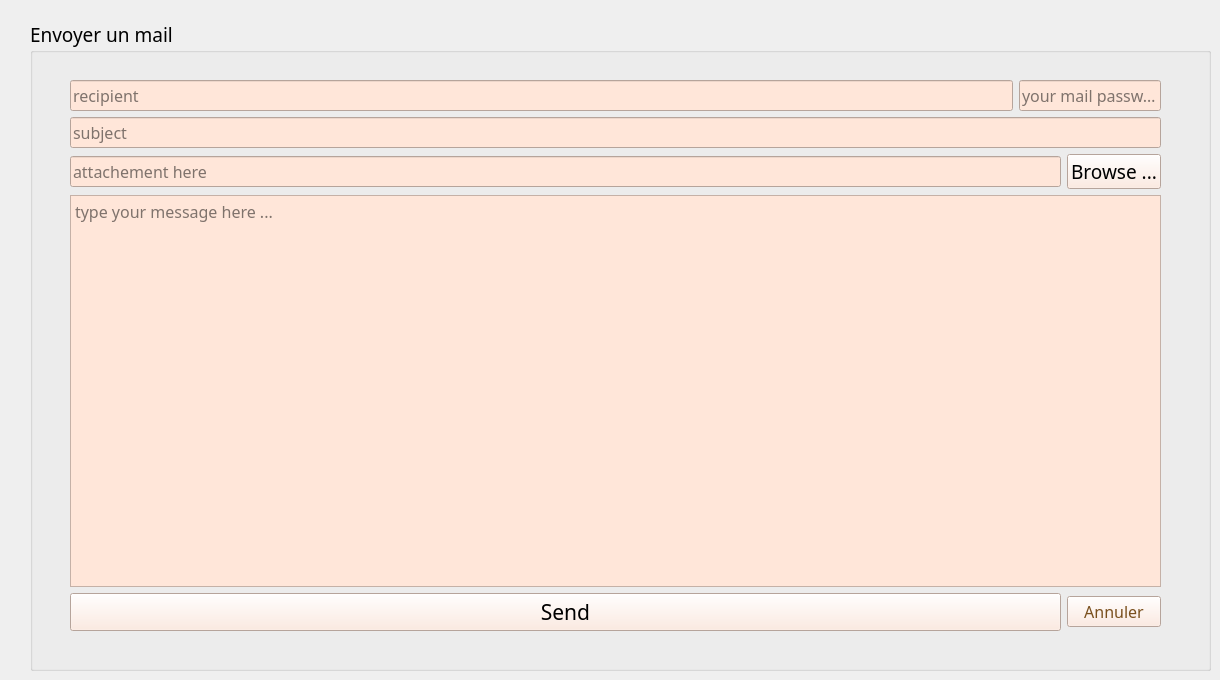
      <widget class="QWidget" name="Mailing">
       <widget class="QGroupBox" name="groupBoxMail">
        <property name="geometry">
         <rect>
          <x>30</x>
          <y>20</y>
          <width>1181</width>
          <height>651</height>
         </rect>
        </property>
        <property name="font">
         <font>
          <family>Gabriola</family>
          <pointsize>14</pointsize>
         </font>
        </property>
        <property name="title">
         <string>Envoyer un mail</string>
        </property>
        <widget class="QWidget" name="layoutWidget_5">
         <property name="geometry">
          <rect>
           <x>40</x>
           <y>60</y>
           <width>1091</width>
           <height>551</height>
          </rect>
         </property>
         <layout class="QGridLayout" name="gridLayout_5">
          <item row="3" column="0" colspan="3">
           <widget class="QTextEdit" name="msg">
            <property name="font">
             <font>
              <family>Gabriola</family>
              <pointsize>12</pointsize>
             </font>
            </property>
            <property name="styleSheet">
             <string notr="true">background-color: rgb(255, 230, 217);</string>
            </property>
            <property name="placeholderText">
             <string>type your message here ...</string>
            </property>
           </widget>
          </item>
          <item row="0" column="1" colspan="2">
           <widget class="QLineEdit" name="mail_pass">
            <property name="font">
             <font>
              <family>Gabriola</family>
              <pointsize>12</pointsize>
             </font>
            </property>
            <property name="styleSheet">
             <string notr="true">background-color: rgb(255, 230, 217);</string>
            </property>
            <property name="echoMode">
             <enum>QLineEdit::Password</enum>
            </property>
            <property name="placeholderText">
             <string>your mail password</string>
            </property>
           </widget>
          </item>
          <item row="0" column="0">
           <widget class="QLineEdit" name="rcpt">
            <property name="font">
             <font>
              <family>Gabriola</family>
              <pointsize>12</pointsize>
             </font>
            </property>
            <property name="styleSheet">
             <string notr="true">background-color: rgb(255, 230, 217);</string>
            </property>
            <property name="placeholderText">
             <string>recipient</string>
            </property>
           </widget>
          </item>
          <item row="1" column="0" colspan="3">
           <widget class="QLineEdit" name="subject">
            <property name="font">
             <font>
              <family>Gabriola</family>
              <pointsize>12</pointsize>
             </font>
            </property>
            <property name="styleSheet">
             <string notr="true">background-color: rgb(255, 230, 217);</string>
            </property>
            <property name="placeholderText">
             <string>subject</string>
            </property>
           </widget>
          </item>
          <item row="2" column="2">
           <widget class="QPushButton" name="browseBtn">
            <property name="font">
             <font>
              <family>Gabriola</family>
              <pointsize>14</pointsize>
             </font>
            </property>
            <property name="styleSheet">
             <string notr="true">background-color: rgb(255, 230, 217);</string>
            </property>
            <property name="text">
             <string>Browse ...</string>
            </property>
           </widget>
          </item>
          <item row="2" column="0" colspan="2">
           <widget class="QLineEdit" name="file">
            <property name="font">
             <font>
              <family>Gabriola</family>
              <pointsize>12</pointsize>
             </font>
            </property>
            <property name="styleSheet">
             <string notr="true">background-color: rgb(255, 230, 217);</string>
            </property>
            <property name="placeholderText">
             <string>attachement here</string>
            </property>
           </widget>
          </item>
          <item row="4" column="0" colspan="2">
           <widget class="QPushButton" name="sendBtn">
            <property name="font">
             <font>
              <family>Gabriola</family>
              <pointsize>16</pointsize>
             </font>
            </property>
            <property name="styleSheet">
             <string notr="true">background-color: rgb(255, 230, 217);</string>
            </property>
            <property name="text">
             <string>Send</string>
            </property>
           </widget>
          </item>
          <item row="4" column="2">
           <widget class="QPushButton" name="QuitterRDV_2">
            <property name="font">
             <font>
              <family>Gabriola</family>
              <pointsize>12</pointsize>
             </font>
            </property>
            <property name="styleSheet">
             <string notr="true">
color: rgb(121, 79, 29); background-color: rgb(255, 230, 217);</string>
            </property>
            <property name="text">
             <string>Annuler</string>
            </property>
            <property name="icon">
             <iconset>
              <normaloff>../Rendez_Vous/annuler.png</normaloff>../Rendez_Vous/annuler.png</iconset>
            </property>
            <property name="iconSize">
             <size>
              <width>15</width>
              <height>15</height>
             </size>
            </property>
           </widget>
          </item>
         </layout>
        </widget>
       </widget>
      </widget>
